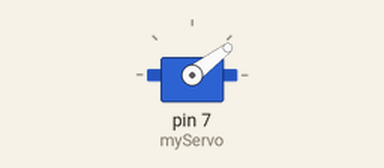
Bench run of a sketch on a simulated Arduino Uno, built with avr-gcc and run on an emulated ATmega328P. Shown: servo.

Above: at 0.05 s.
At 0.2 s:
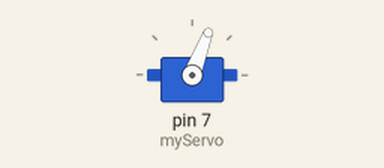
At 0.4 s:
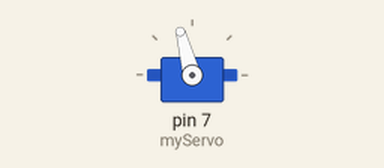
At 0.8 s:
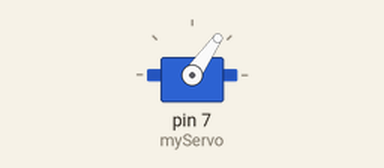
Timing chart, 0 to 3.0 s (numbered marks = the images above):
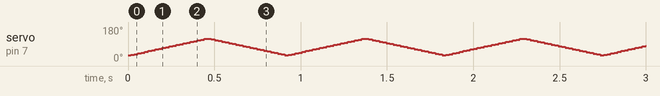

The sketch:

Motor.ino
```cpp
/*
 * SG90 Servo Motor Back and Forth Sweep
 * This program makes a servo motor sweep back and forth between two angles.
 *
 * SG90 서보 모터 앞뒤 스윕
 * 이 프로그램은 서보 모터를 두 각도 사이에서 앞뒤로 스윕하도록 만듭니다.
 */

#include <Servo.h>

// Create a servo object to control the motor
// 서보 모터를 제어하기 위한 서보 객체 생성
Servo myServo;

// Angle limits for the sweep motion
// 스윕 동작을 위한 각도 제한값
// choose your limits / 원하는 제한값 선택
int minAngle = 30;   // Minimum angle (degrees) / 최소 각도 (도)
int maxAngle = 120;  // Maximum angle (degrees) / 최대 각도 (도)

// Current position of the servo
// 서보의 현재 위치
int currentAngle = minAngle;

// How many degrees to move each time through the loop
// 루프를 돌 때마다 몇 도씩 움직일지
int stepSize = 1;    // how many degrees to move each loop / 루프마다 움직일 각도

// Direction flag: true = moving forward (increasing angle), false = moving backward (decreasing angle)
// 방향 플래그: true = 앞으로 이동 (각도 증가), false = 뒤로 이동 (각도 감소)
bool goingForward = true;

void setup() {
  // Attach the servo to pin 7 (D7 on Arduino)
  // 서보를 핀 7번 (Arduino의 D7)에 연결
  myServo.attach(7);   // D7 on Arduino / Arduino의 D7 핀
}

void loop() {
  // Move the servo to the current angle
  // 서보를 현재 각도로 이동
  myServo.write(currentAngle);

  // Wait 5 milliseconds before next movement (controls speed; increase for slower motion)
  // 다음 움직임 전에 5밀리초 대기 (속도 제어; 더 느리게 하려면 값 증가)
  delay(5);   // controls speed; increase for slower motion / 속도 제어; 더 느리게 하려면 값 증가

  // Update the sweep direction and angle
  // 스윕 방향과 각도 업데이트
  // update sweep / 스윕 업데이트
  if (goingForward) {
    // Moving forward: increase the angle
    // 앞으로 이동: 각도 증가
    currentAngle += stepSize;

    // If we reached the maximum angle, reverse direction
    // 최대 각도에 도달하면 방향 반전
    if (currentAngle >= maxAngle) {
      currentAngle = maxAngle;
      goingForward = false;  // Start moving backward / 뒤로 이동 시작
    }
  } else {
    // Moving backward: decrease the angle
    // 뒤로 이동: 각도 감소
    currentAngle -= stepSize;

    // If we reached the minimum angle, reverse direction
    // 최소 각도에 도달하면 방향 반전
    if (currentAngle <= minAngle) {
      currentAngle = minAngle;
      goingForward = true;  // Start moving forward / 앞으로 이동 시작
    }
  }
}
```
